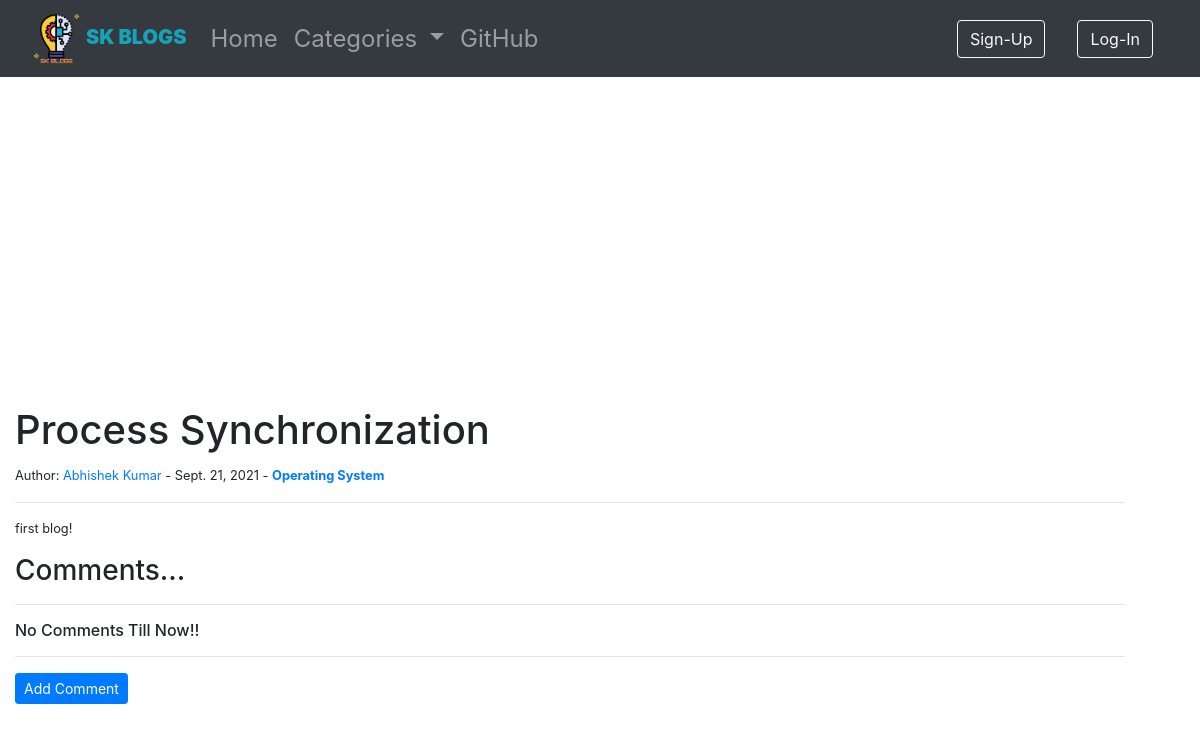
Screenshot of /article/8 with the database file from the repository.
### blog/models.py (models this page shows, shortened)
class Post(models.Model):
    title = models.CharField(max_length=255)
    title_tag = models.CharField(max_length=255)
    post_date = models.DateField(auto_now_add=True)
    author  = models.ForeignKey(User, on_delete=CASCADE)
    category = models.ForeignKey(Category, models.SET_NULL, blank=True, null=True)
    body = RichTextField(blank=True, null=True)
    snippet = models.CharField(max_length=255)
    likes = models.ManyToManyField(User, related_name="blog_posts")
    def total_likes(self):
        return self.likes.count()

class Category(models.Model):
    name = models.CharField(max_length=255)
    def __str__(self):
        return self.name

### blog/views.py (the view)
# urls.py: path('article/<int:pk>', ArticleView.as_view(), name="article-view"),
class ArticleView(DetailView):
    model = Post
    template_name = 'article.html'
    def get_context_data(self, *args, **kwargs):
        cat_menu = Category.objects.all()
        context = super(ArticleView, self).get_context_data(*args, **kwargs)
        context["cat_menu"] = cat_menu
        stuff = get_object_or_404(Post, id=self.kwargs['pk'])
        total_likes = stuff.total_likes()
        context["total_likes"] = total_likes
        liked = False
        if stuff.likes.filter(id=self.request.user.id).exists():
            liked = True
        context["liked"] = liked
        return context

### blog/templates/article.html (shortened to what this page needs)
{% extends 'base.html' %}
{% load static %}
{% block content %}
<div class="container">
    <h1 class="fw-light mt-3">{{ post.title }}</h1>
    <small>Author:
      {% if post.author.profile.id %}
        <a href="{% url 'show-profile-page' post.author.profile.id %}">{{ post.author.first_name }} {{ post.author.last_name }}</a> - {{ post.post_date }} - <a href="{% url 'category' post.category|slugify %}"><strong>{{post.category}}</strong></a>
      {% else %}
        {{ post.author.first_name }} {{ post.author.last_name }} - {{ post.post_date }} - <a href="{% url 'category' post.category|slugify %}"><strong>{{post.category}}</strong></a>
      {% endif %}
    <hr/>
    {{ post.body|safe }}
    <h3 class="fw-light mt-2">Comments...</h3>
    <hr/>
    {% if not post.comments.all %}
        <h6>No Comments Till Now!!</h6>
    {% endif %}
    <hr/>
    <a href="{% url 'add-comment' post.pk %}"><button class="btn btn-primary btn-sm">Add Comment</button></a>
<br/>
<br/>
<br/>
<br/>
<br/>
</div>
{% endblock %}

### blog/static/css/sticky-footer-navbar.css (style rules this page uses)
main > .container { position: absolute; bottom: 0; padding: 60px 15px 0; }

### rows the page displays
Post: title "Process Synchronization", author.first_name "Abhishek", author.last_name "Kumar", post_date "Sept. 21, 2021", category "Operating System", body "first blog!"
